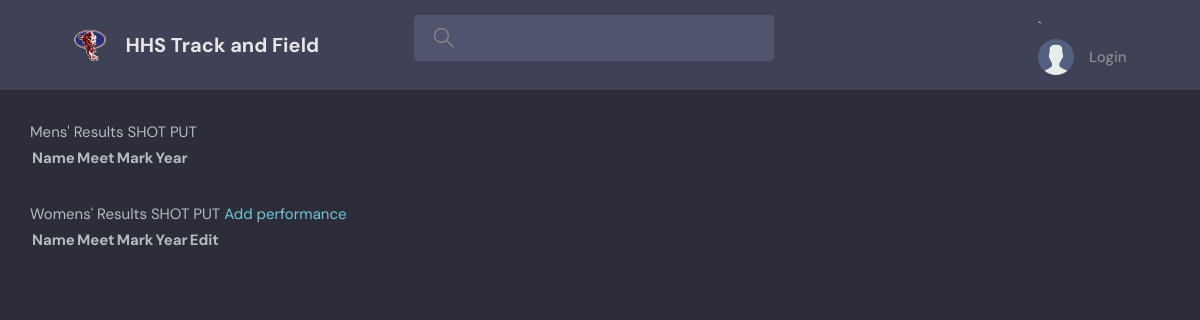
Before: /results/5/ with the older database file.
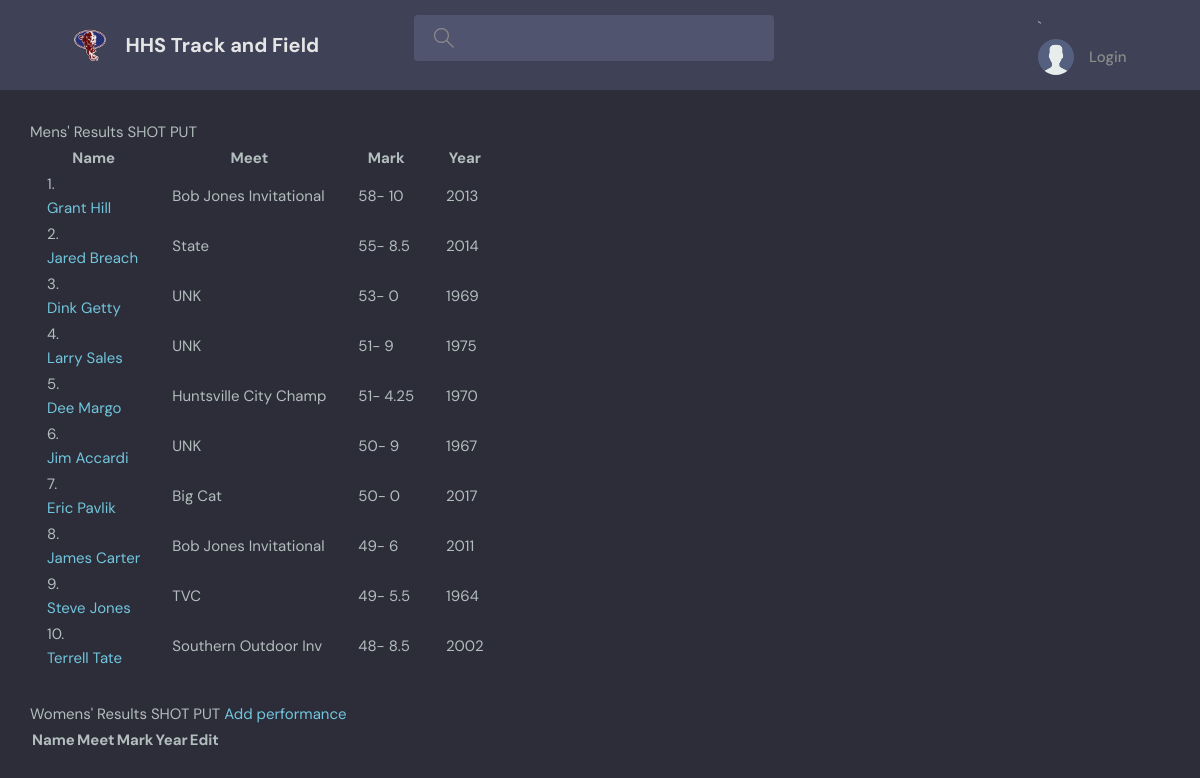
After: the same page with the newer database file.
### base/models.py (models this page shows, shortened)
class Performance(models.Model):
    EventID = models.ForeignKey(Event, on_delete=models.SET_NULL,null=True)
    Mark = models.CharField(max_length=200, null=True)
    MarkRawLarge = models.IntegerField()
    MarkRawSmall = models.DecimalField(decimal_places=3,max_digits=20)
    MeetID = models.ForeignKey(Meet, on_delete=models.SET_NULL,null=True)
    PerformanceNote = models.CharField(max_length=10,null=True,blank=True)
    CY = models.IntegerField(null=True)
    EventDate = models.DateField(null=True)
    Notes = models.TextField(null = True,blank=True)
    Archive = models.BooleanField()
    StateChamp = models.BooleanField(null=True)
    AthleteID = models.ManyToManyField(Athlete)
    Confirmed = models.BooleanField(null=False,default=False)
    Locked = models.BooleanField(null=False,default=False)
    updated = models.DateTimeField(auto_now=True)
    created = models.DateTimeField(auto_now_add=True)
    def __str__(self):
        return self.Mark

class Athlete(models.Model):
    Graduation = models.IntegerField()
    Athlete = models.CharField(max_length=200, null=True)
    Male = models.BooleanField()
    Active = models.BooleanField()
    First = models.CharField(max_length=200, blank=True)
    Last = models.CharField(max_length=200, blank=True)
    updated = models.DateTimeField(auto_now=True)
    created = models.DateTimeField(auto_now_add=True)

class Meet(models.Model):
    MeetName = models.TextField()
    State = models.BooleanField()
    Indoor = models.BooleanField()
    Location =  models.CharField(max_length=200, null=True)
    updated = models.DateTimeField(auto_now=True)
    created = models.DateTimeField(auto_now_add=True)

### base/views.py (the view)
# urls.py: path('results/<str:pk>/',views.resultEvent,name="results-event"),
def resultEvent(request,pk):
    user = request.user
    if request.user.is_authenticated:
        if user.Maintainer == True or user.Editor == True:
            ShowAwaitingConfirmation = True
        else:
            ShowAwaitingConfirmation = False
    else:
        ShowAwaitingConfirmation = False
    event = Event.objects.get(id=pk)
    resultscombined = PerformanceTopTen(event.FieldEvent,pk,ShowAwaitingConfirmation)
    performancesmen = resultscombined['performancesmen']
    performanceswomen = resultscombined['performanceswomen']
    event = Event.objects.get(id=pk)
    context = {'performancesmen':performancesmen,'performanceswomen':performanceswomen,'event':event}
    return render(request,'base/results.html',context)

### base/templates/base/results.html (shortened to what this page needs)
{% extends 'main.html' %}
{% block content %}
    <div class="atopics-page layout__body">
      Mens' Results {{ event.EventName }}   {% if request.user.Editor == True  %} <a href="{% url 'create-performance' event.id 1 %}">Add performance</a> {% endif %}
      <table>
          <tr>
            <th>Name</th>
            <th>Meet</th>
            <th>Mark</th>
            <th>Year</th>
          </tr>
          {% for performance in performancesmen %}
            <td>
              {{forloop.counter}}.
              <p>{% for athlete in performance.AthleteID.all %}<a href ="{% url 'view-athlete' athlete.id %}">
                {{athlete.Athlete}}</a></p>
                {% endfor %}
            </td>
            <td>{{performance.MeetID.MeetName}}   </td>
            <td>   {% if request.user.Editor == True  %} <a href = "{% url 'update-performance' performance.id %}">
                    {% if performance.Confirmed == True %}
                    {{performance.Mark}}
                    {% else %}
                   <font color="red">{{performance.Mark}}</font>
                    {% endif %}
                  </a>
                    {% else %} {{performance.Mark}} {% endif%} </td>
            <td> {{performance.CY }}</td>
          {% endfor %}
      </table>
      </div>
    <div class="atopics-page layout__body">
    Womens' Results {{ event.EventName }}    <a href="{% url 'create-performance' event.id 0 %}">Add performance</a>
    <table>
        <tr>
          <th>Name</th>
          <th>Meet</th>
          <th>Mark</th>
          <th>Year</th>
          <th>Edit</th>
        </tr>
    </table>
    </div>
{% endblock content %}

Changed rows visible on the page:
now on this page (row edited): Performance: MeetID.MeetName "Bob Jones Invitational", Mark "58- 10", CY "2013"
now on this page (row unchanged): Athlete: Athlete "Grant Hill", shown under "Bob Jones Invitational"
now on this page (row edited): Performance: MeetID.MeetName "State", Mark "55- 8.5", CY "2014"
now on this page (row unchanged): Athlete: Athlete "Jared Breach", shown under "State"
now on this page (row edited): Performance: MeetID.MeetName "UNK", Mark "53- 0", CY "1969"
now on this page (row unchanged): Athlete: Athlete "Dink Getty", shown under "UNK"
now on this page (row edited): Performance: MeetID.MeetName "UNK", Mark "51- 9", CY "1975"
now on this page (row unchanged): Athlete: Athlete "Larry Sales", shown under "UNK"
now on this page (row edited): Performance: MeetID.MeetName "Huntsville City Champ", Mark "51- 4.25", CY "1970"
now on this page (row unchanged): Athlete: Athlete "Dee Margo", shown under "Huntsville City Champ"
now on this page (row edited): Performance: MeetID.MeetName "UNK", Mark "50- 9", CY "1967"
now on this page (row unchanged): Athlete: Athlete "Jim Accardi", shown under "UNK"
now on this page (row edited): Performance: MeetID.MeetName "Big Cat", Mark "50- 0", CY "2017"
now on this page (row unchanged): Athlete: Athlete "Eric Pavlik", shown under "Big Cat"
now on this page (row edited): Performance: MeetID.MeetName "Bob Jones Invitational", Mark "49- 6", CY "2011"
now on this page (row unchanged): Athlete: Athlete "James Carter", shown under "Bob Jones Invitational"
now on this page (row edited): Performance: MeetID.MeetName "TVC", Mark "49- 5.5", CY "1964"
now on this page (row unchanged): Athlete: Athlete "Steve Jones", shown under "TVC"
now on this page (row edited): Performance: MeetID.MeetName "Southern Outdoor Inv", Mark "48- 8.5", CY "2002"
now on this page (row unchanged): Athlete: Athlete "Terrell Tate", shown under "Southern Outdoor Inv"
